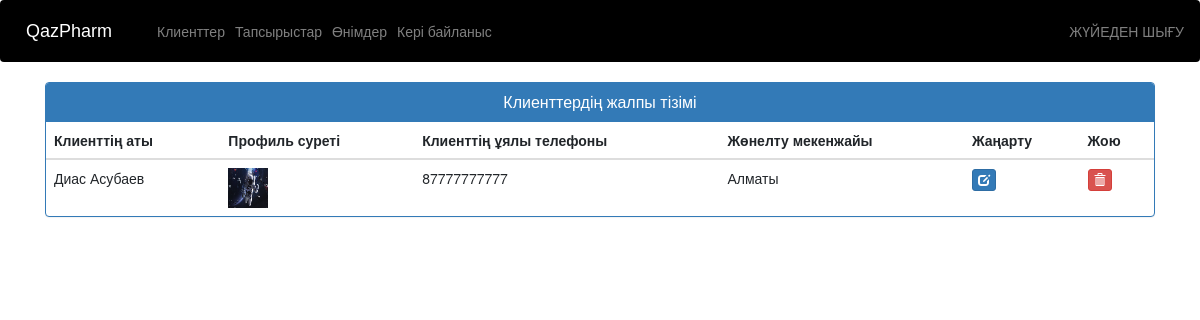
The page /view-customer (signed in) on the database its author committed.
### ecom/models.py (models this page shows, shortened)
class Customer(models.Model):
    user=models.OneToOneField(User,on_delete=models.CASCADE)
    profile_pic= models.ImageField(upload_to='profile_pic/CustomerProfilePic/',null=True,blank=True, default="profile_pic\CustomerProfilePic\default.jpg")
    address = models.CharField(max_length=40)
    mobile = models.CharField(max_length=20,null=False)
    @property
    def get_name(self):
        return self.user.first_name+" "+self.user.last_name

### ecom/views.py (the view)
# urls.py: path('view-customer', views.view_customer_view,name='view-customer'),
@login_required(login_url='adminlogin')
def view_customer_view(request):
    customers=models.Customer.objects.all()
    return render(request,'ecom/view_customer.html',{'customers':customers})

### templates/ecom/view_customer.html (shortened to what this page needs)
{% extends 'ecom/admin_base.html' %}
{% load static %}
{% block content %}
<head>
  <link href="//netdna.bootstrapcdn.com/bootstrap/3.0.0/css/bootstrap.min.css" rel="stylesheet" id="bootstrap-css">
</head>
<div class="container">
  <div class="panel panel-primary">
    <div class="panel-heading">
      <h6 class="panel-title">Клиенттердің жалпы тізімі</h6>
    </div>
    <table class="table table-hover" id="dev-table">
      <thead>
        <tr>
          <th>Клиенттің аты</th>
          <th>Профиль суреті</th>
          <th>Клиенттің ұялы телефоны</th>
          <th>Жөнелту мекенжайы</th>
          <th>Жаңарту</th>
          <th>Жою</th>
        </tr>
      </thead>
      {% for c in customers %}
      <tr>
        <td> {{c.get_name}}</td>
        <td>{% if c.profile_pic.url %}
          <img src="{% static c.profile_pic.url %}" alt="Profile Pic" height="40px" width="40px" />
      {% else %}
          <img src="{% static 'default_profile_pic.png' %}" alt="Default Profile Pic" height="40px" width="40px" />
      {% endif %}</td>
        <td>{{c.mobile}}</td>
        <td>{{c.address}}</td>
        <td><a class="btn btn-primary btn-xs" href="{% url 'update-customer' c.id  %}"><span class="glyphicon glyphicon-edit"></span></a></td>
        <td><a class="btn btn-danger btn-xs" href="{% url 'delete-customer' c.id  %}"><span class="glyphicon glyphicon-trash"></span></a></td>
      </tr>
      {% endfor %}
    </table>
  </div>
</div>
{% endblock content %}

### templates/ecom/view_customer.html (style rules this page uses)
a:link { text-decoration: none; }
h6 { text-align: center; }

### rows shown on the page
Customer: get_name "Диас Асубаев", mobile "87777777777", address "Алматы"
